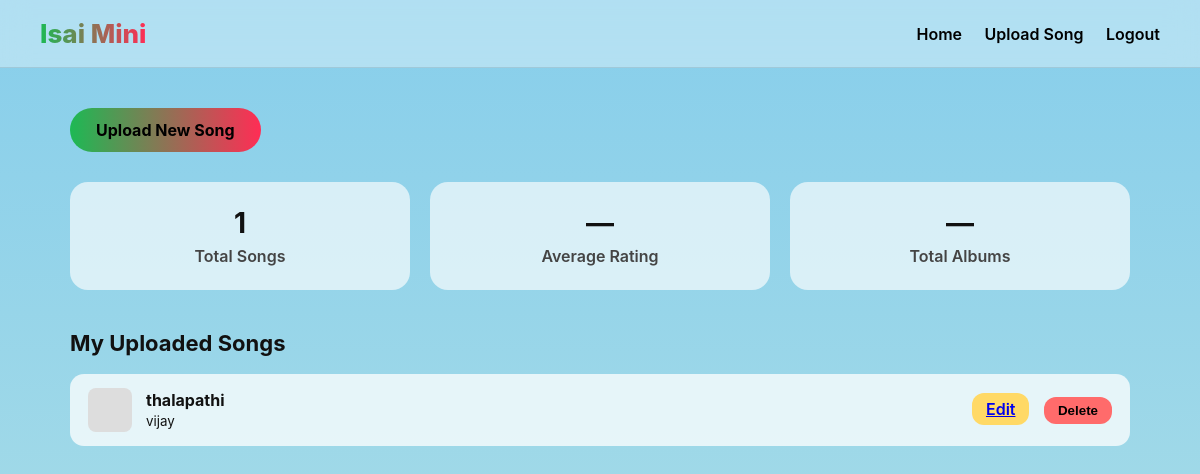
The app's page /creator-dashboard (signed in), older data.
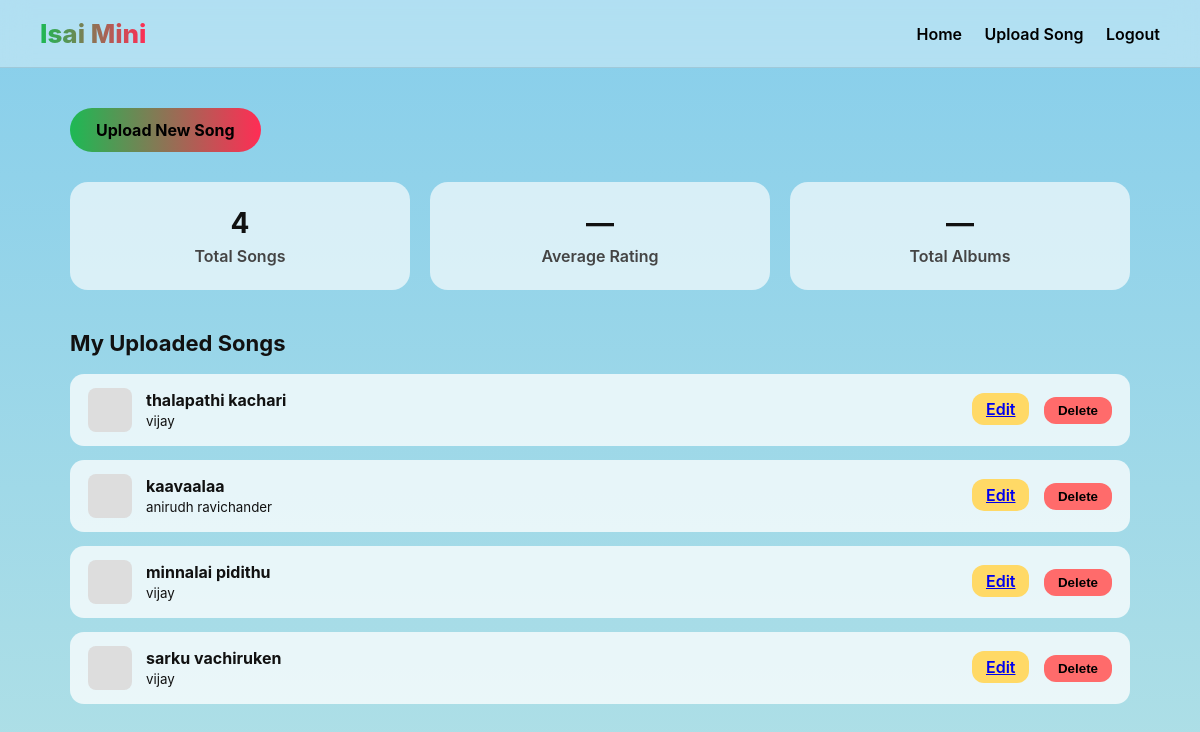
The same page, newer data.
### controller/models.py (models this page shows)
class Song(Base):
    __tablename__ = "songs"
    id = Column(Integer, primary_key=True)
    title = Column(String, nullable=False)
    artist_name = Column(String, nullable=False)
    genre = Column(String)
    language = Column(String)
    file_path = Column(String, nullable=False)
    uploader_id = Column(Integer, ForeignKey("users.id"))

### main.py (the view)
@app.route("/creator-dashboard")
def creator_dashboard():
    if session.get("role") != "creator":
        return redirect("/login")
    db = SessionLocal()
    songs = db.query(Song).filter_by(
        uploader_id=session["user_id"]
    ).all()
    db.close()
    return render_template("creator_dashboard.html", songs=songs)

### templates/creator_dashboard.html (shortened to what this page needs)
<!DOCTYPE html>
<html lang="en">
<head>
</head>
<body>
<nav>
    <div class="logo">Isai Mini</div>
    <div class="nav-links">
        <a href="/">Home</a>
        <a href="/upload">Upload Song</a>
        <a href="{{ url_for('logout') }}">Logout</a>
    </div>
</nav>
<div class="container">
    <a href="/upload" class="upload-btn">Upload New Song</a>
    <div class="stats">
        <div class="stat-card">
            <h2>{{ songs|length }}</h2>
            <p>Total Songs</p>
        </div>
        <div class="stat-card">
            <h2>—</h2>
            <p>Average Rating</p>
        </div>
        <div class="stat-card">
            <h2>—</h2>
            <p>Total Albums</p>
        </div>
    </div>
    <h2 class="section-title">My Uploaded Songs</h2>
    {% for song in songs %}
    <div class="song-card">
        <div class="song-info">
            <div class="cover"></div>
            <div>
                <div class="song-name">{{ song.title }}</div>
                <small>{{ song.artist_name }}</small>
            </div>
        </div>
        <div class="actions">
            <a href="/edit-song/{{ song.id }}" class="edit-btn">Edit</a>
            <form action="/delete-song/{{ song.id }}" method="post" style="display:inline;">
                <button type="submit" class="delete-btn">Delete</button>
            </form>
        </div>
    </div>
    {% endfor %}
</div>
</body>
</html>

Row changes from the older to the newer data that the page shows:
changed Song: title "thalapathi" → "thalapathi kachari"
added Song: title "kaavaalaa", artist_name "anirudh ravichander"
added Song: title "minnalai pidithu", artist_name "vijay"
added Song: title "sarku vachiruken", artist_name "vijay"
Text that changed along with them:
{{ songs|length }}: "1" → "4"
